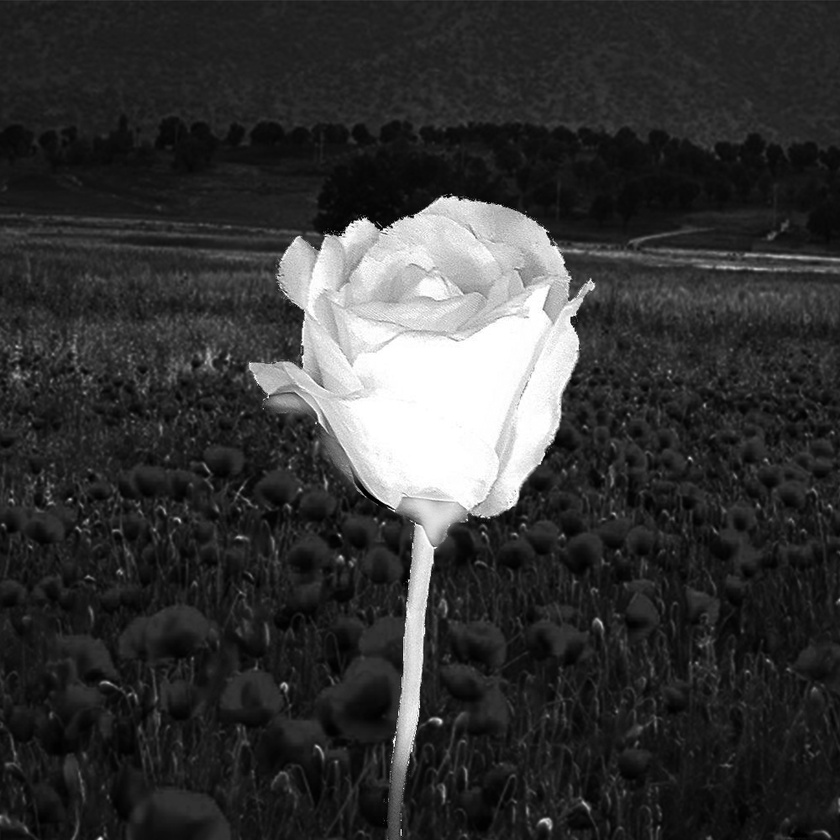
#> input picture Assignment-6/inputs/flower_input.jpg, 840 x 840 px, shrunk from 1000 x 1000 before the run
$ python flower_background_blur.py
#> lines starting #> are read from the running program, lines starting #| are printed output that depends on the picture; after the words box and inside, x2 and y2 are one past the last pixel; in counts of white or black regions, pixels touching at a corner belong together
#> further down, img is the input picture: shape (840, 840); min 0, max 255, mean 53.3
### Assignment-6/my_image_processing_function.py
import numpy as np
import cv2

def filter_2D(src, kernel, dimension):
#> called with kernel = array of shape (11, 11), dimension = 11
    rows, cols = src.shape
#> rows = 840; cols = 840
    result = np.zeros((rows, cols), dtype=np.uint8)
    num = dimension//2
    for i in range(num, rows-num):
        for j in range(num, cols-num):
            cell = src[i-num:i+num+1, j-num:j+num+1]
            result[i, j] = np.abs(np.sum(kernel * cell))
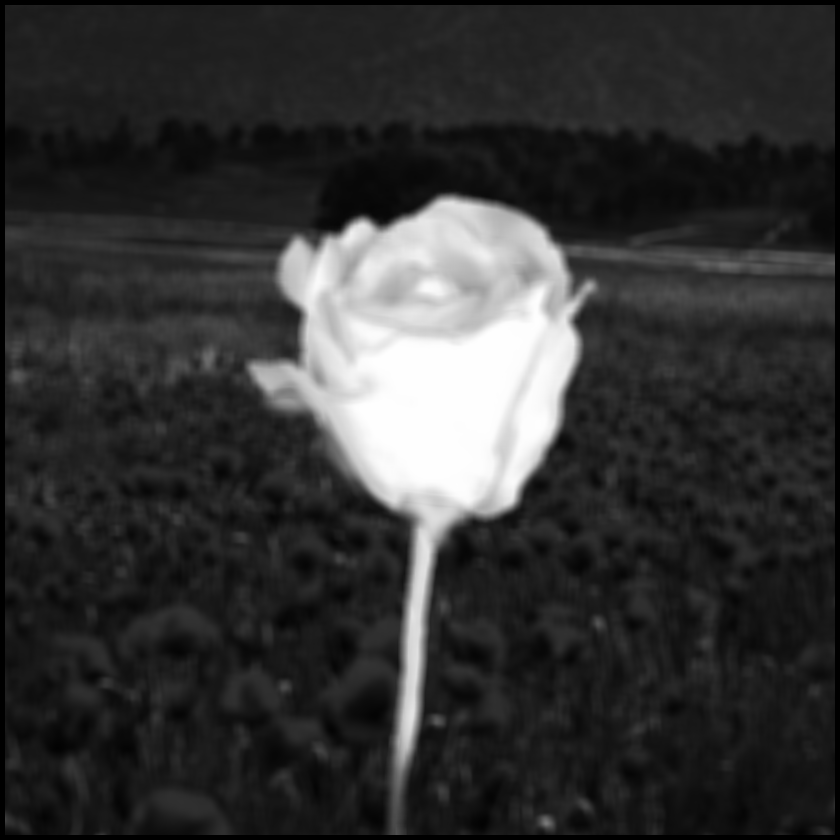
#> result: shape (840, 840); min 0, max 254, mean 52
    return result

def make_mask(src, thresh):
#> called with thresh = 134
    _, thresh = cv2.threshold(src, thresh, 255, cv2.THRESH_BINARY)
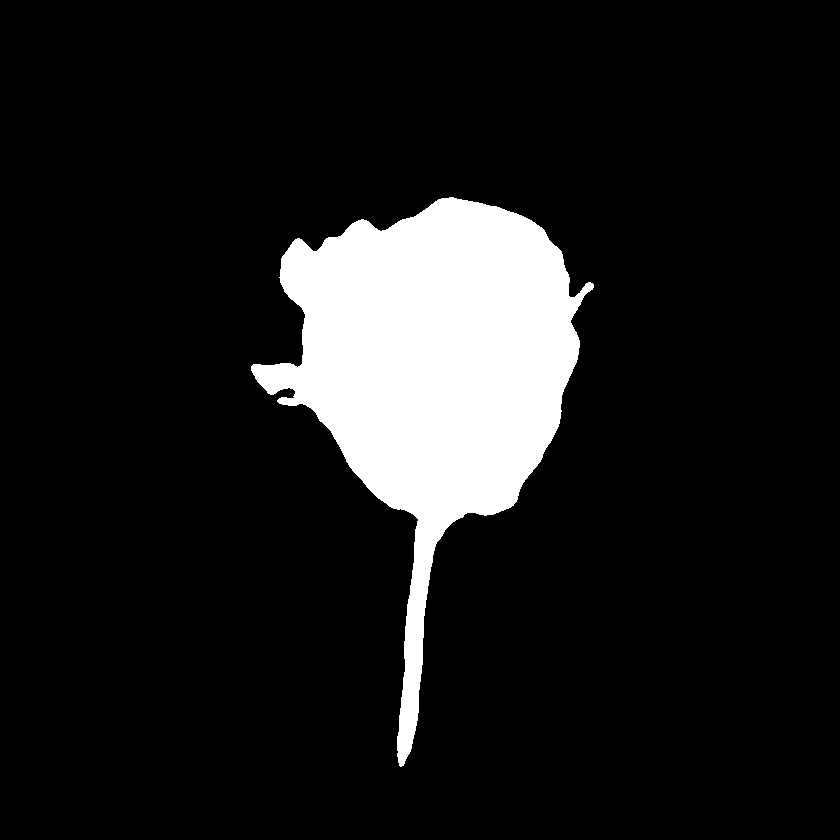
#> thresh: shape (840, 840); 11% white; 1 white region, box (x1, y1, x2, y2) and area: (251, 197, 594, 767) 77782
    mask = thresh//255
    return mask, cv2.bitwise_not(mask)//255

### Assignment-6/flower_background_blur.py
import cv2
import numpy as np
from my_image_processing_function import filter_2D, make_mask

img = cv2.imread("./inputs/flower_input.jpg", cv2.IMREAD_GRAYSCALE)
noise_less_img = filter_2D(img, np.ones((11, 11))/pow(11, 2), 11)
mask, not_mask = make_mask(noise_less_img, 134)
blured_img = filter_2D(img, np.ones((51, 51))/pow(51, 2), 51)
#> call 2 of filter_2D, with dimension = 51
#> after the loop in filter_2D (call 2), `for i in range(num, rows-num):`:
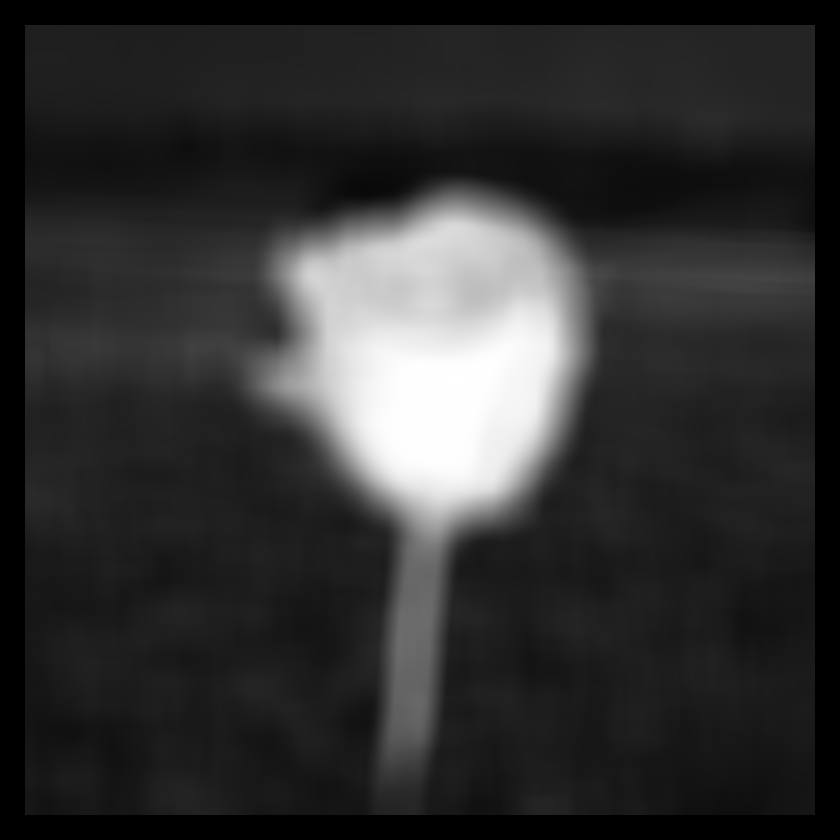
#> result: shape (840, 840); min 0, max 255, mean 49.3
result = blured_img*not_mask + mask*img
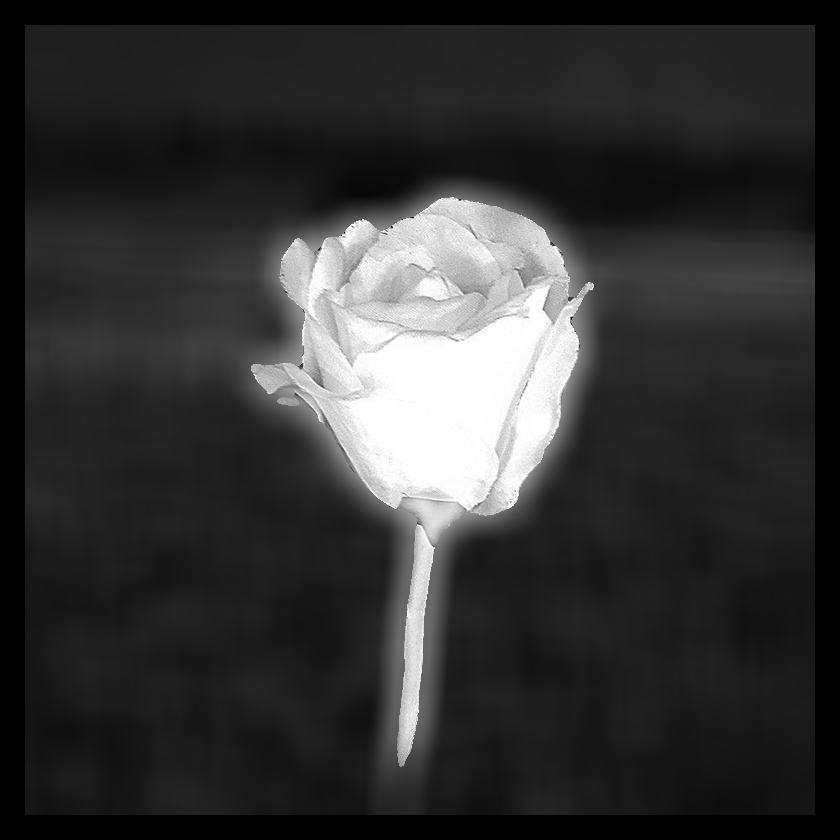
#> result: shape (840, 840); min 0, max 255, mean 51.5
cv2.imwrite("./outputs/flower.png", result)
